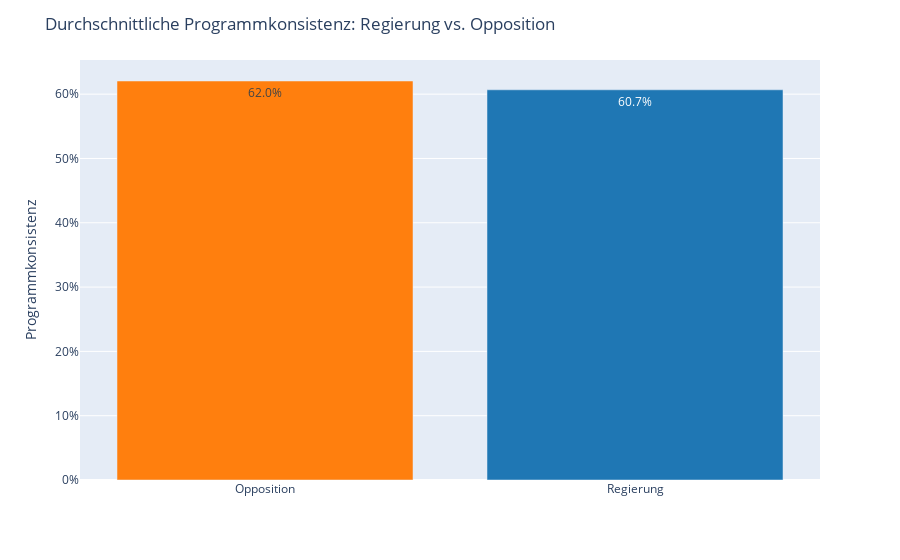

Write notebook code for a chart like this one.
### Code cell
import pandas as pd
import plotly.express as px

df = predictions.groupby("is_governing")["vote_correct"].mean().reset_index()
df["Status"] = df["is_governing"].map({True: "Regierung", False: "Opposition"})
df["Percent"] = (df["vote_correct"] * 100).round(1).astype(str) + "%"

fig = px.bar(
    df,
    x="Status",
    y="vote_correct",
    text="Percent",
    color="Status",
    color_discrete_map={"Regierung":"#1f77b4","Opposition":"#ff7f0e"}
)

fig.update_layout(
    yaxis_title="Programmkonsistenz",
    yaxis_tickformat=".0%",
    xaxis_title="",
    showlegend=False,
    title="Durchschnittliche Programmkonsistenz: Regierung vs. Opposition"
)

fig.show()

### Figure 1 — Plotly figure (JSON) as saved in the notebook; plotly's stock layout.template omitted (floating-point values rounded to 4 significant figures)
{"data": [{"hovertemplate": "Status=%{x}<br>vote_correct=%{y}<br>Percent=%{text}<extra></extra>", "legendgroup": "Opposition", "marker": {"color": "#ff7f0e", "pattern": {"shape": ""}}, "name": "Opposition", "orientation": "v", "showlegend": true, "text": ["62.0%"], "textposition": "auto", "type": "bar", "x": ["Opposition"], "xaxis": "x", "y": [0.6205], "yaxis": "y"}, {"hovertemplate": "Status=%{x}<br>vote_correct=%{y}<br>Percent=%{text}<extra></extra>", "legendgroup": "Regierung", "marker": {"color": "#1f77b4", "pattern": {"shape": ""}}, "name": "Regierung", "orientation": "v", "showlegend": true, "text": ["60.7%"], "textposition": "auto", "type": "bar", "x": ["Regierung"], "xaxis": "x", "y": [0.6068], "yaxis": "y"}], "layout": {"barmode": "relative", "legend": {"title": {"text": "Status"}, "tracegroupgap": 0}, "margin": {"t": 60}, "showlegend": false, "title": {"text": "Durchschnittliche Programmkonsistenz: Regierung vs. Opposition"}, "xaxis": {"anchor": "y", "categoryarray": ["Opposition", "Regierung"], "categoryorder": "array", "domain": [0, 1], "title": {"text": ""}}, "yaxis": {"anchor": "x", "domain": [0, 1], "tickformat": ".0%", "title": {"text": "Programmkonsistenz"}}}}
